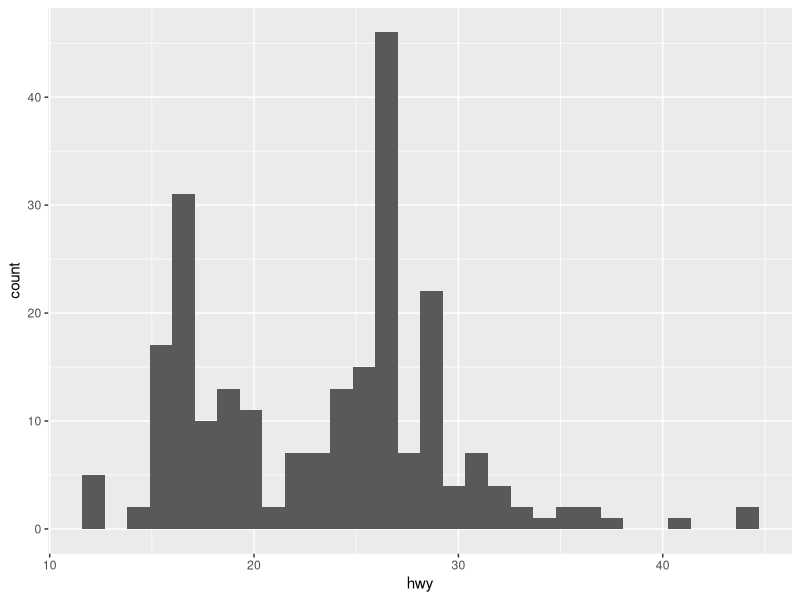
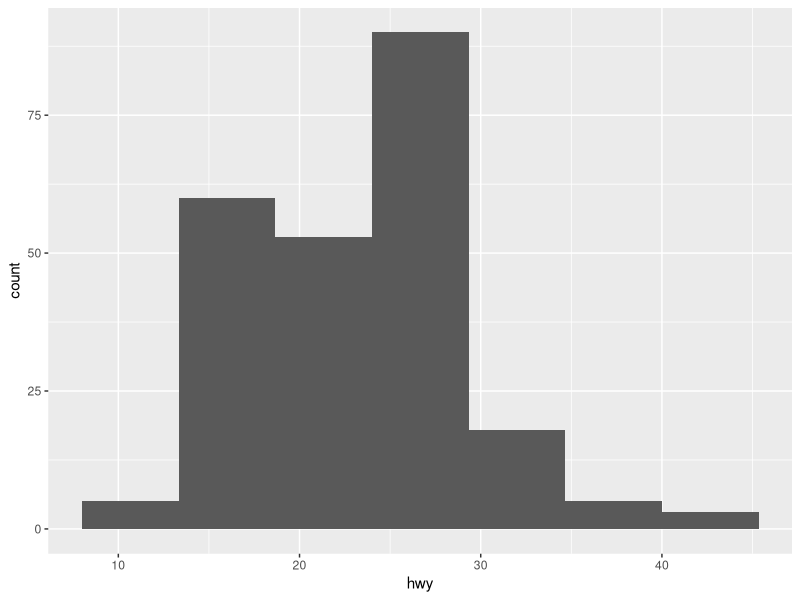
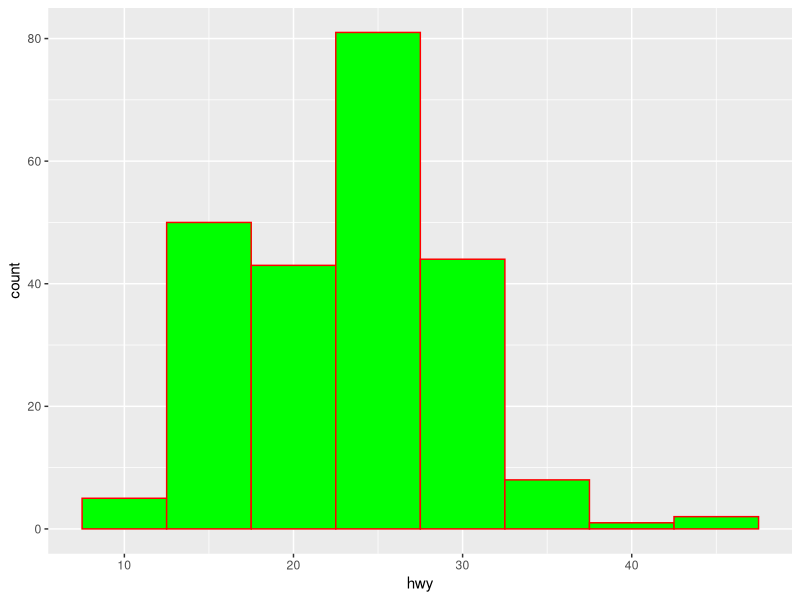
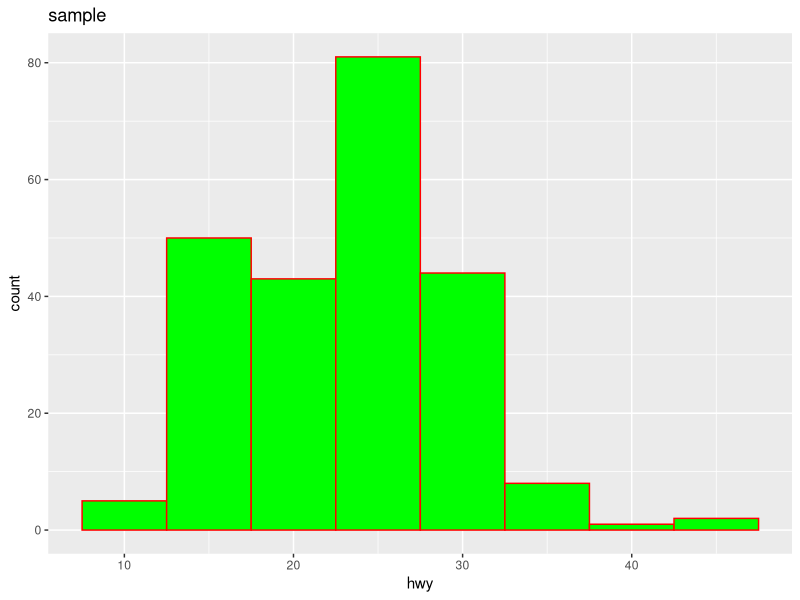
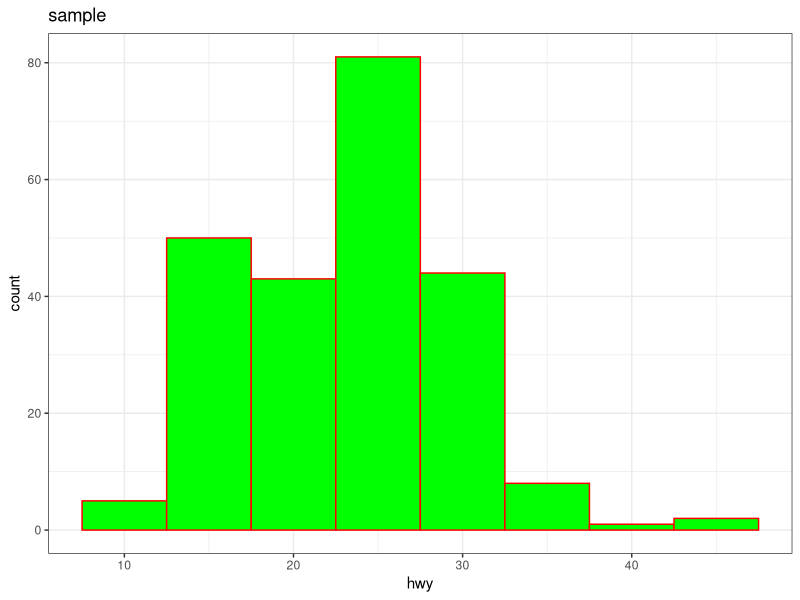
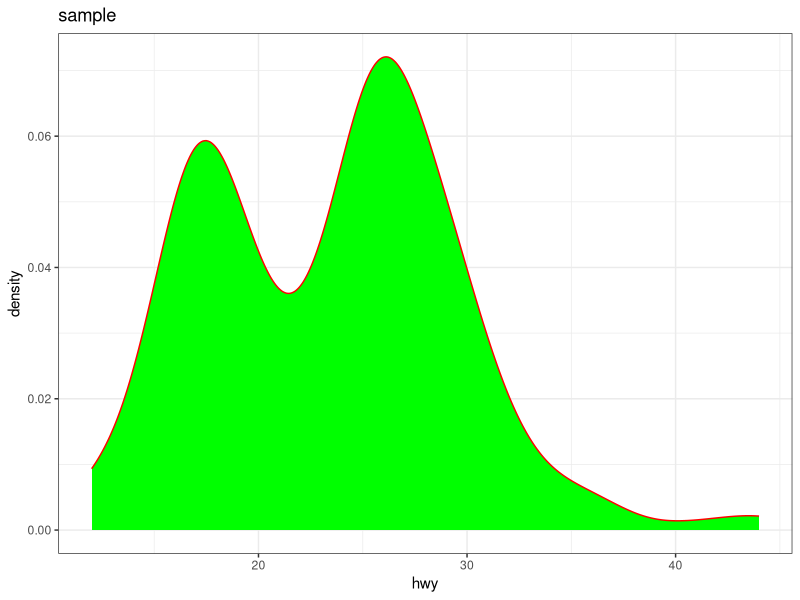

Write the R code that produced these figures, in order.
# load ggplot

library(ggplot2)

mtcars <- mtcars

mpg <- mpg

ggplot(mpg, aes(hwy)) + geom_histogram()

ggplot(mpg, aes(hwy)) + geom_histogram(bins = 7) # bins = number of bars

ggplot(mpg, aes(hwy)) + geom_histogram(binwidth = 5, color = 'red', fill = 'green') # colors


ggplot(mpg, aes(hwy)) + geom_histogram(binwidth = 5, color = 'red', fill = 'green') + ggtitle("sample")

ggplot(mpg, aes(hwy)) + 
    geom_histogram(binwidth = 5, color = 'red', fill = 'green') + 
    ggtitle("sample") +
    theme_bw()


ggplot(mpg, aes(hwy)) + 
    geom_density(color = 'red', fill = 'green') + 
    ggtitle("sample") +
    theme_bw()





